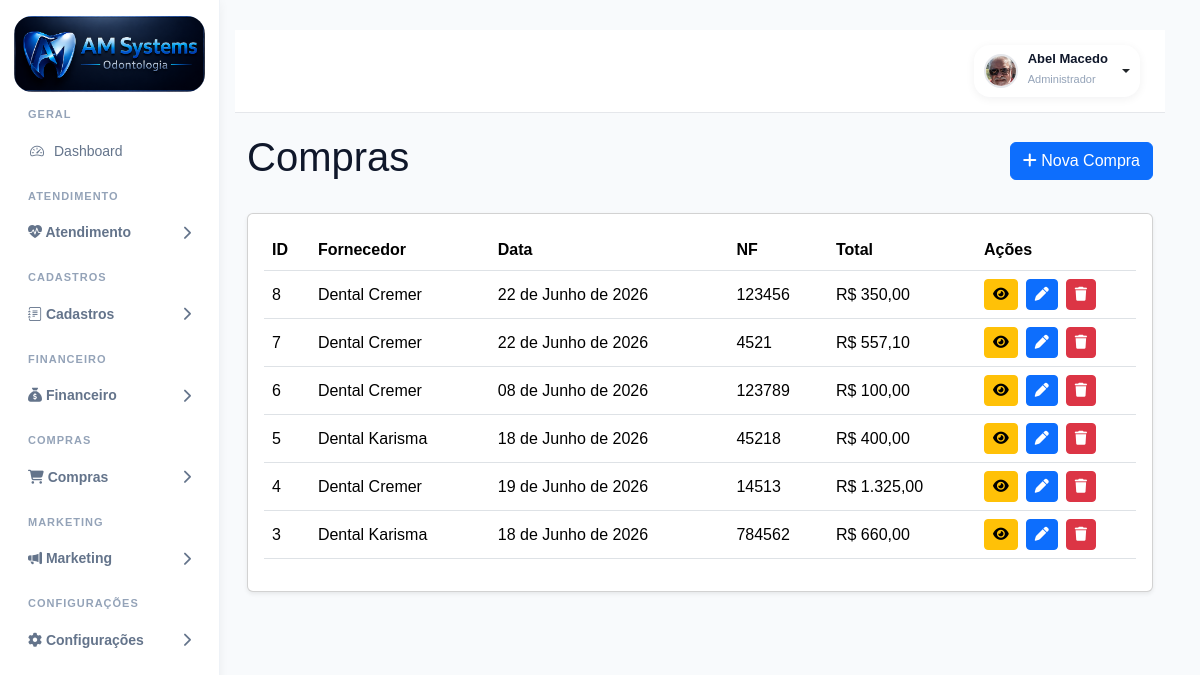
Screenshot of /compras/ (signed in) with the database file from the repository.
### accounts/models.py (models this page shows, shortened)
class PerfilUsuario(models.Model):
    usuario = models.OneToOneField(
        User,
        on_delete=models.CASCADE,
        related_name="perfil"
    )
    perfil_acesso = models.ForeignKey(
        Perfil,
        on_delete=models.PROTECT,
        related_name="usuarios",
        verbose_name="Perfil de Acesso",
        blank=True,
        null=True
    )
    ADMIN = "admin"
    GESTOR = "gestor"
    DENTISTA = "dentista"
    SECRETARIA = "secretaria"
    ACD = "acd"
    CONTABILIDADE = "contabilidade"
    MARKETING = "marketing"
    AUDITORIA = "auditoria"
    TIPOS_USUARIO = [
        (ADMIN, "Administrador"),
        (GESTOR, "Gestor"),
        (DENTISTA, "Dentista"),
        (SECRETARIA, "Secretária"),
        (ACD, "Auxiliar de Saúde Bucal"),
        (CONTABILIDADE, "Contabilidade"),
        (MARKETING, "Marketing"),
        (AUDITORIA, "Auditoria"),
    ]
    tipo_usuario = models.CharField(
        max_length=30,
        choices=TIPOS_USUARIO,
        default=SECRETARIA
    )
    cro = models.CharField(
        max_length=20,
        blank=True,
        null=True
    )
    especialidade = models.CharField(
        max_length=100,
        blank=True,
        null=True
    )
    percentual_comissao = models.DecimalField(
        "Comissão (%)",
        max_digits=5,
        decimal_places=2,
        default=40.00,
        help_text="Percentual de comissão do dentista."
    )
    meta_mensal = models.DecimalField(
        "Meta Mensal (R$)",
        max_digits=10,
        decimal_places=2,
        default=0.00,
        help_text="Meta mensal de produção do dentista."
    )
    telefone = models.CharField(
        max_length=20,
        blank=True,
        null=True
    )
    celular = models.CharField(
        max_length=20,
        blank=True,
        null=True
    )
    cpf = models.CharField(
        max_length=14,
        blank=True,
        null=True
    )
    rg = models.CharField(
        max_length=20,
        blank=True,
        null=True
    )
    data_nascimento = models.DateField(
        blank=True,
        null=True
    )
    sexo = models.CharField(
        max_length=20,
        blank=True,
        null=True
    )
    foto = models.ImageField(
        upload_to="usuarios/fotos/",
        blank=True,
        null=True
    )
    assinatura = models.ImageField(
        upload_to="usuarios/assinaturas/",
        blank=True,
        null=True
    )
    cep = models.CharField(
        max_length=10,
        blank=True,
        null=True
    )
    logradouro = models.CharField(
        max_length=255,
        blank=True,
        null=True
    )
    numero = models.CharField(
        max_length=20,
        blank=True,
        null=True
    )
    complemento = models.CharField(
        max_length=100,
        blank=True,
        null=True
    )
    bairro = models.CharField(
        max_length=100,
        blank=True,
        null=True
    )
    cidade = models.CharField(
        max_length=100,
        blank=True,
        null=True
    )
    uf = models.CharField(
        max_length=2,
        blank=True,
        null=True
    )
    cro_uf = models.CharField(
        max_length=2,
        blank=True,
        null=True
    )
    ativo = models.BooleanField(
        default=True
    )
    somente_leitura = models.BooleanField(
        default=False
    )
    criado_em = models.DateTimeField(
        auto_now_add=True
    )
    atualizado_em = models.DateTimeField(
        auto_now=True
    )

class Compra(models.Model):
    fornecedor = models.ForeignKey(
        Fornecedor,
        on_delete=models.PROTECT
    )
    data_compra = models.DateField()
    numero_nf = models.CharField(
        max_length=50,
        blank=True,
        null=True
    )
    observacoes = models.TextField(
        blank=True,
        null=True
    )
    arquivo_nf = models.FileField(
        upload_to='notas_fiscais/',
        blank=True,
        null=True
    )
    valor_total = models.DecimalField(
        max_digits=12,
        decimal_places=2,
        default=0
    )
    criado_em = models.DateTimeField(
        auto_now_add=True
    )

class Fornecedor(models.Model):
    nome = models.CharField(
        max_length=200
    )
    razao_social = models.CharField(
        max_length=200,
        blank=True,
        null=True
    )
    cnpj = models.CharField(
        max_length=18,
        blank=True,
        null=True,
        db_index=True
    )
    contato = models.CharField(
        max_length=100,
        blank=True,
        null=True
    )
    telefone = models.CharField(
        max_length=20,
        blank=True,
        null=True
    )
    celular = models.CharField(
        max_length=20,
        blank=True,
        null=True
    )
    email = models.EmailField(
        blank=True,
        null=True
    )
    cep = models.CharField(
        max_length=10,
        blank=True,
        null=True
    )
    logradouro = models.CharField(
        max_length=255,
        blank=True,
        null=True
    )
    numero = models.CharField(
        max_length=20,
        blank=True,
        null=True
    )
    complemento = models.CharField(
        max_length=100,
        blank=True,
        null=True
    )
    bairro = models.CharField(
        max_length=100,
        blank=True,
        null=True
    )
    cidade = models.CharField(
        max_length=100,
        blank=True,
        null=True
    )
    uf = models.CharField(
        max_length=2,
        blank=True,
        null=True
    )
    ativo = models.BooleanField(
        default=True
    )
    criado_em = models.DateTimeField(
        auto_now_add=True
    )

### accounts/views.py (the view)
@login_required
@permissao_required("compras", "visualizar")
def compras(request):
    compras = Compra.objects.select_related(
        'fornecedor'
    ).order_by('-id')
    context = {
        'compras': compras
    }
    return render(
        request,
        'accounts/compras.html',
        context
    )

### accounts/templates/accounts/compras.html
{% extends 'accounts/base.html' %}
{% block content %}
<div class="container-fluid">
    <div class="d-flex justify-content-between align-items-center mb-4">
        <h1>Compras</h1>
        <a href="{% url 'nova_compra' %}" class="btn btn-primary">
            <i class="fa-solid fa-plus"></i>
            Nova Compra
        </a>
    </div>
    <div class="card shadow-sm">
        <div class="card-body">
            <table class="table table-hover">
                <thead>
                    <tr>
                        <th>ID</th>
                        <th>Fornecedor</th>
                        <th>Data</th>
                        <th>NF</th>
                        <th>Total</th>
                        <th width="160">Ações</th>
                    </tr>
                </thead>
                <tbody>
                    {% for compra in compras %}
                    <tr>
                        <td>{{ compra.id }}</td>
                        <td>
                            {{ compra.fornecedor.nome }}
                        </td>
                        <td>
                            {{ compra.data_compra|date:"d \d\e F \d\e Y" }}
                        </td>
                        <td>
                            {{ compra.numero_nf }}
                        </td>
                        <td>
                            R$ {{ compra.valor_total }}
                        </td>
                        <td>
   <div class="d-flex gap-2">
    <a href="{% url 'visualizar_compra' compra.id %}"
       class="btn btn-sm btn-warning"
       title="Visualizar">
        <i class="fa-solid fa-eye"></i>
    </a>
    </button><a href="{% url 'editar_compra' compra.id %}"
   class="btn btn-sm btn-primary"
   title="Editar">
    <i class="fa-solid fa-pen"></i>
</a>
   <a href="{% url 'excluir_compra' compra.id %}"
   class="btn btn-sm btn-danger"
   onclick="return confirm('Deseja excluir esta compra?')">
    <i class="fa-solid fa-trash"></i>
</a>
</div>
                    </tr>
                    {% empty %}
                    <tr>
                        <td colspan="5" class="text-center">
                            Nenhuma compra cadastrada.
                        </td>
                    </tr>
                    {% endfor %}
                </tbody>
            </table>
        </div>
    </div>
</div>
{% endblock %}

### accounts/templates/accounts/base.html (shortened to what this page needs)
{% load static %}
{% load permissions_tags %}
<!DOCTYPE html>
<html lang="pt-br">
<head>
    <link href="https://cdn.jsdelivr.net/npm/bootstrap@5.3.3/dist/css/bootstrap.min.css" rel="stylesheet">
    <link rel="stylesheet" href="https://cdn.jsdelivr.net/npm/bootstrap-icons@1.11.3/font/bootstrap-icons.min.css">
    <link rel="stylesheet" href="https://cdnjs.cloudflare.com/ajax/libs/font-awesome/6.5.2/css/all.min.css">
    <link rel="stylesheet" href="{% static 'css/style.css' %}">
    <link rel="stylesheet" href="{% static 'css/pacientes.css' %}">
    <link rel="stylesheet" href="{% static 'css/odontograma.css' %}">
    <link rel="stylesheet" href="{% static 'css/anamnese.css' %}">
    <link rel="stylesheet" href="{% static 'css/ficha_clinica.css' %}">
    <link href="https://cdn.jsdelivr.net/npm/fullcalendar@6.1.15/index.global.min.css" rel="stylesheet">
</head>
<body>
    <div class="dashboard-wrapper">
        {% with perfil=request.user.perfil.tipo_usuario %}
        <aside class="sidebar">
            <div class="logo-area">
                <img src="{% static 'img/logo.png' %}" alt="Logo">
            </div>
<ul class="sidebar-menu">
    <div class="sidebar-section">
        GERAL
    </div>
    <li class="{% if 'dashboard' in request.path %}active{% endif %}">
        <a href="{% url 'dashboard' %}">
            <i class="bi bi-speedometer2"></i>
            <span>Dashboard</span>
        </a>
    </li>
<div class="sidebar-section">
    ATENDIMENTO
</div>
<li class="menu-group">
    <button class="menu-toggle">
        <span>
            <i class="bi bi-heart-pulse-fill"></i>
            Atendimento
        </span>
        <i class="fa-solid fa-chevron-right"></i>
    </button>
        {% possui_permissao request.user 'agenda' as pode_ver_agenda %}
        {% possui_permissao request.user 'pacientes' as pode_ver_pacientes %}
        {% possui_permissao request.user 'orcamentos' as pode_ver_orcamentos %}
        {% possui_permissao request.user 'relatorios' as pode_ver_relatorios %}
</li>
<div class="sidebar-section">
    CADASTROS
</div>
<li class="menu-group">
    <button class="menu-toggle">
        <span>
            <i class="bi bi-journal-text"></i>
            Cadastros
        </span>
        <i class="fa-solid fa-chevron-right"></i>
    </button>
        {% possui_permissao request.user 'procedimentos' as pode_ver_procedimentos %}
        {% possui_permissao request.user 'convenios' as pode_ver_convenios %}
</li>
{% possui_permissao request.user 'contas_pagar' as pode_contas_pagar %}
{% possui_permissao request.user 'contas_receber' as pode_contas_receber %}
{% possui_permissao request.user 'caixa' as pode_ver_caixa %}
{% if pode_contas_pagar or pode_contas_receber or pode_ver_caixa %}
<div class="sidebar-section">
    FINANCEIRO
</div>
<li class="menu-group">
    <button class="menu-toggle">
        <span>
            <i class="fa-solid fa-sack-dollar"></i>
            Financeiro
        </span>
        <i class="fa-solid fa-chevron-right"></i>
    </button>
       {% possui_permissao request.user "livro_caixa" "visualizar" as pode_ver_livro_caixa %}
</li>
{% endif %}
{% possui_permissao request.user 'fornecedores' as pode_ver_fornecedores %}
{% possui_permissao request.user 'produtos' as pode_ver_produtos %}
{% possui_permissao request.user 'compras' as pode_ver_compras %}
{% possui_permissao request.user 'estoque' as pode_ver_estoque %}
{% possui_permissao request.user 'movimentacoes_estoque' as pode_ver_movimentacoes %}
{% possui_permissao request.user 'produtos_criticos' as pode_ver_produtos_criticos %}
{% possui_permissao request.user 'lotes' as pode_ver_lotes %}
{% if pode_ver_fornecedores or pode_ver_produtos or pode_ver_compras or pode_ver_estoque or pode_ver_movimentacoes or pode_ver_produtos_criticos or pode_ver_lotes %}
<div class="sidebar-section">
    COMPRAS
</div>
<li class="menu-group">
    <button class="menu-toggle">
        <span>
            <i class="fa-solid fa-cart-shopping"></i>
            Compras
        </span>
        <i class="fa-solid fa-chevron-right"></i>
    </button>
</li>
{% endif %}
{% possui_permissao request.user 'marketing' as pode_marketing %}
{% if pode_marketing %}
<div class="sidebar-section">
    MARKETING
</div>
<li class="menu-group">
    <button class="menu-toggle">
        <span>
            <i class="bi bi-megaphone-fill"></i>
            Marketing
        </span>
        <i class="fa-solid fa-chevron-right"></i>
    </button>
</li>
{% endif %}
{% possui_permissao request.user 'configuracao_clinica' as pode_configuracao_clinica %}
{% possui_permissao request.user 'metas_dentistas' as pode_metas_dentistas %}
{% possui_permissao request.user 'usuarios' as pode_usuarios %}
{% possui_permissao request.user 'perfis' as pode_perfis %}
{% if pode_configuracao_clinica or pode_metas_dentistas or pode_usuarios or pode_perfis %}
<div class="sidebar-section">
    CONFIGURAÇÕES
</div>
<li class="menu-group">
    <button class="menu-toggle">
        <span>
            <i class="fa-solid fa-gear"></i>
            Configurações
        </span>
        <i class="fa-solid fa-chevron-right"></i>
    </button>
</li>
{% endif %}
            </ul>
            {% endwith %}
        </aside>
        <main class="main-content">
            <div class="topbar">
                <div class="d-flex justify-content-end align-items-center">
                    {% if request.user.is_authenticated %}
                    <div class="dropdown">
                        <button class="btn profile-dropdown-btn dropdown-toggle" type="button" data-bs-toggle="dropdown"
                            aria-expanded="false">
                            {% if request.user.perfil.foto %}
                            <img src="{{ request.user.perfil.foto.url }}" alt="Foto" class="profile-avatar">
                            {% else %}
                            <div class="profile-avatar-placeholder"></div>
                            {% endif %}
                            <div class="text-start">
                                <div class="profile-user-name">
                                    {% if request.user.first_name and request.user.last_name %}
                                    {{ request.user.first_name }} {{ request.user.last_name }}
                                    {% elif request.user.first_name %}
                                    {{ request.user.first_name }}
                                    {% else %}
                                    {{ request.user.username }}
                                    {% endif %}
                                </div>
                                <small class="profile-user-role">
                                    {{ request.user.perfil.get_tipo_usuario_display }}
                                </small>
                            </div>
                        </button>
                    </div>
                    {% endif %}
                </div>
            </div>
            {% block content %}
            {% endblock %}
        </main>
    </div>
</body>
</html>

### rows the page displays
Compra: id "8", fornecedor.nome "Dental Cremer", data_compra "22 de Junho de 2026", numero_nf "123456", valor_total "350,00"
Compra: id "7", fornecedor.nome "Dental Cremer", data_compra "22 de Junho de 2026", numero_nf "4521", valor_total "557,10"
Compra: id "6", fornecedor.nome "Dental Cremer", data_compra "08 de Junho de 2026", numero_nf "123789", valor_total "100,00"
Compra: id "5", fornecedor.nome "Dental Karisma", data_compra "18 de Junho de 2026", numero_nf "45218", valor_total "400,00"
Compra: id "4", fornecedor.nome "Dental Cremer", data_compra "19 de Junho de 2026", numero_nf "14513", valor_total "1.325,00"
Compra: id "3", fornecedor.nome "Dental Karisma", data_compra "18 de Junho de 2026", numero_nf "784562", valor_total "660,00"

### other values shown
{{ request.user.first_name }} "Abel Macedo"
{{ request.user.perfil.get_tipo_usuario_display }} "Administrador"
